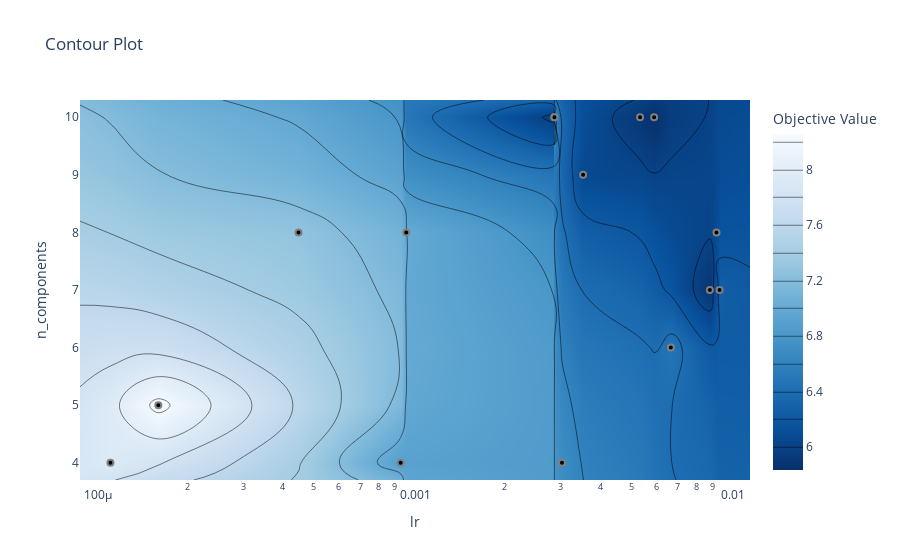

Source (notebook cell):
### Code cell
fig = optuna.visualization.plot_contour(study, params=['lr', 'n_components'])
fig.show()

### Figure 1 — Plotly figure (JSON) as saved in the notebook; plotly's stock layout.template omitted (floating-point values rounded to 4 significant figures; data arrays with more than 128 entries replaced by an {"elided": "..."} marker saying what was removed)
{"data": [{"colorbar": {"title": {"text": "Objective Value"}}, "colorscale": [[0, "rgb(247,251,255)"], [0.125, "rgb(222,235,247)"], [0.25, "rgb(198,219,239)"], [0.375, "rgb(158,202,225)"], [0.5, "rgb(107,174,214)"], [0.625, "rgb(66,146,198)"], [0.75, "rgb(33,113,181)"], [0.875, "rgb(8,81,156)"], [1, "rgb(8,48,107)"]], "connectgaps": true, "contours": {"coloring": "heatmap"}, "hoverinfo": "none", "line": {"smoothing": 1.3}, "reversescale": true, "type": "contour", "x": [9.199e-05, 0.0001147, 0.0001623, 0.0004483, 0.0009398, 0.0009786, 0.00286, 0.002866, 0.003026, 0.003526, 0.005328, 0.005899, 0.006661, 0.008838, 0.009271, 0.00948, 0.01182], "y": [3.7, 4, 5, 6, 7, 8, 9, 10, 10.3], "z": {"elided": "9x17 float values"}}, {"marker": {"color": "black", "line": {"color": "Gray", "width": 2}}, "mode": "markers", "name": "Feasible Trial", "showlegend": false, "type": "scatter", "x": [0.003026, 0.0001623, 0.0009398, 0.0004483, 0.0001147, 0.0009786, 0.006661, 0.008838, 0.00948, 0.009271, 0.00286, 0.002866, 0.003526, 0.005328, 0.005899], "y": [4, 5, 4, 8, 4, 8, 6, 7, 7, 8, 10, 10, 9, 10, 10]}, {"marker": {"color": "#cccccc", "line": {"color": "Gray", "width": 2}}, "mode": "markers", "name": "Infeasible Trial", "showlegend": false, "type": "scatter", "x": [], "y": []}], "layout": {"title": {"text": "Contour Plot"}, "xaxis": {"range": [-4.036, -1.927], "title": {"text": "lr"}, "type": "log"}, "yaxis": {"range": [3.7, 10.3], "title": {"text": "n_components"}}}}
